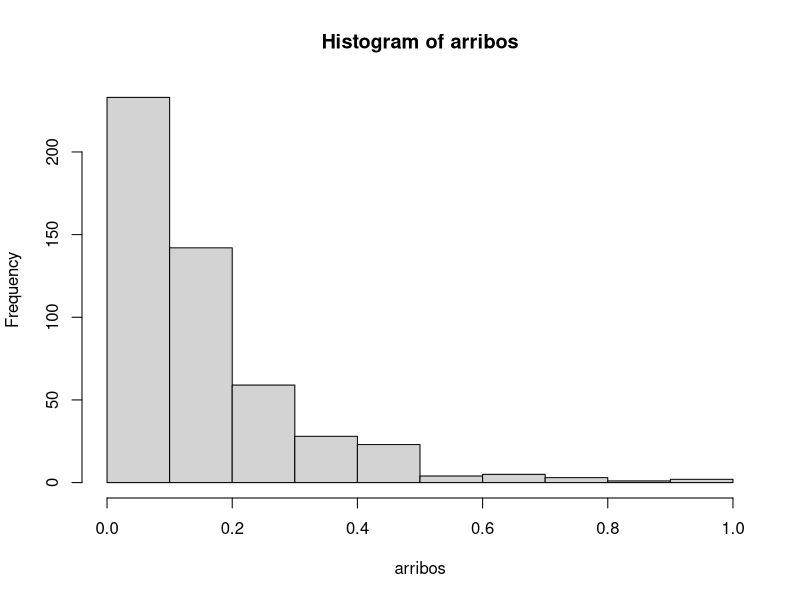
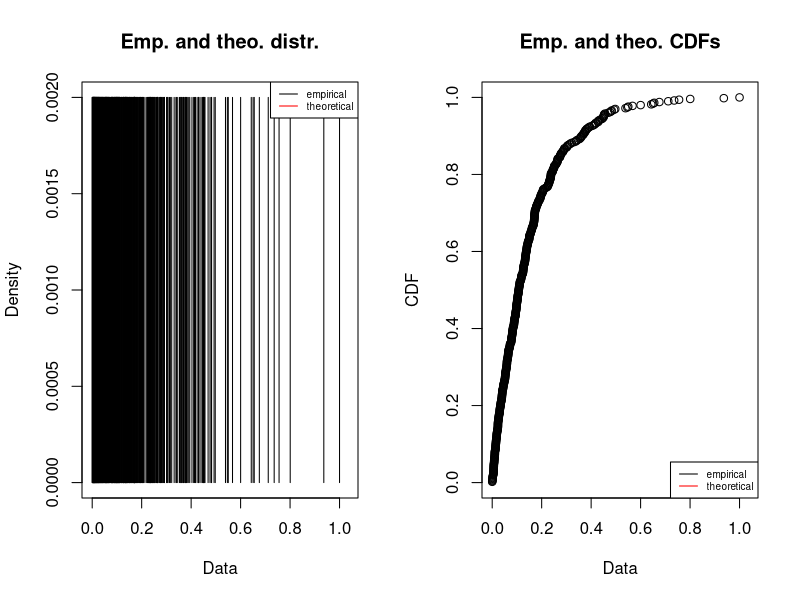
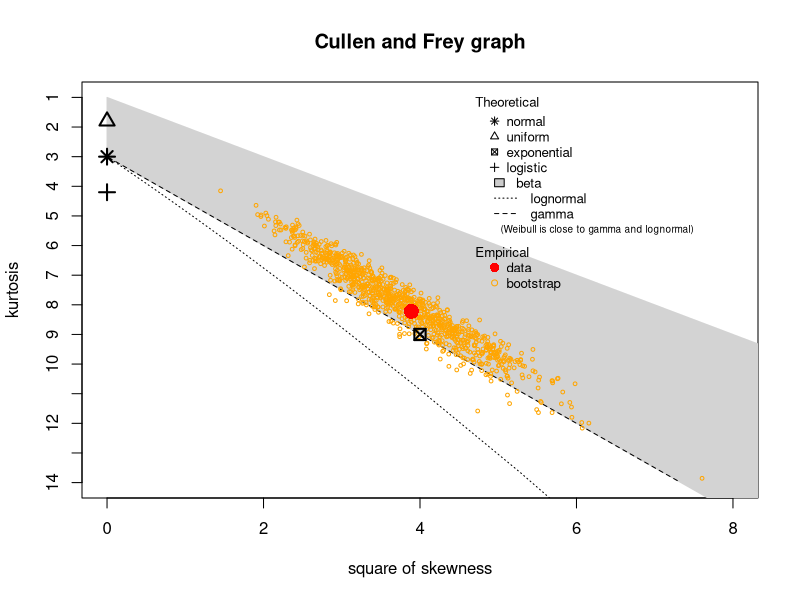

Write R code to recreate these figures, in order.
# Import de la libreria
library(fitdistrplus)
# Lectura de los CSV
tiempos_arribo <- read.csv("tiempo_arribo.csv")
arribos_mean <- mean(tiempos_arribo$x)
# Normalizacion de los datos entre [0, 1]
arribos = tiempos_arribo$x / max(tiempos_arribo$x)
# Graficación de los histogramas
hist(arribos, plot=TRUE)
# Obtencion de los parametros para "gamma"
ans_arribos <- fitdist(arribos, distr = "pois",method = "mme")
print(ans_arribos)
plot(ans_arribos, demp = TRUE)
descdist(arribos, boot = 1000)
# Mean de arribos
print(arribos_mean)
# Coeficiente de variación
print(sqrt(var(tiempos_arribo$x))/arribos_mean)
# shape o factor forma
print(1/ans_arribos$estimate["shape"])
# rate es beta y el software JMT requiere Tita que es igual a 1/beta
tita <- 1/(ans_arribos$estimate["rate"])
print(tita)
